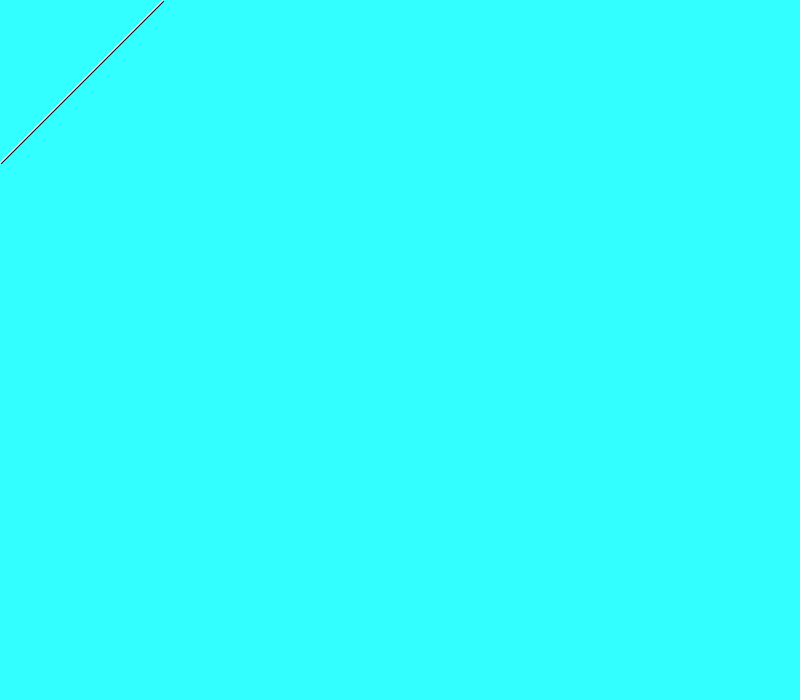
Frame 1 (no input)
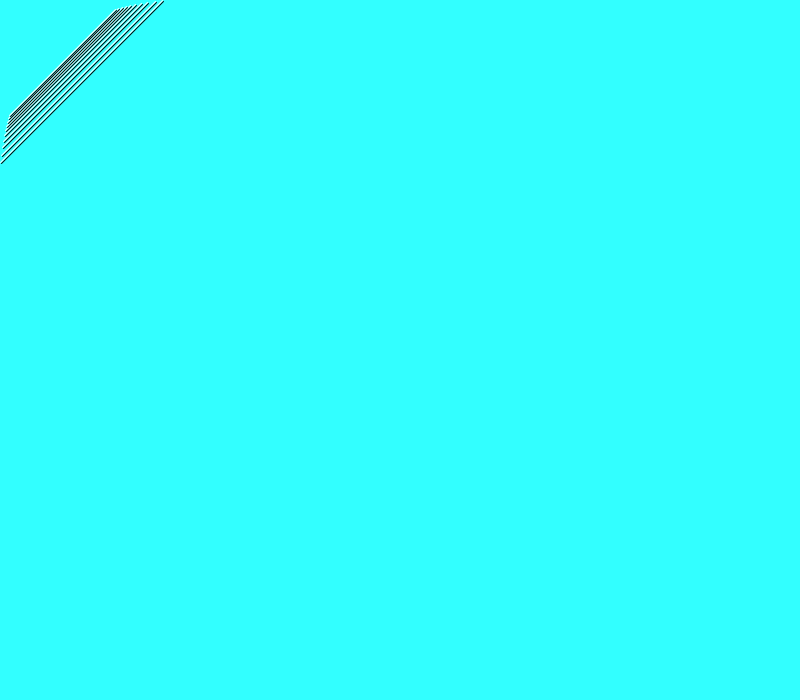
Frame 60 (the mouse pressed at the canvas centre just before this capture)
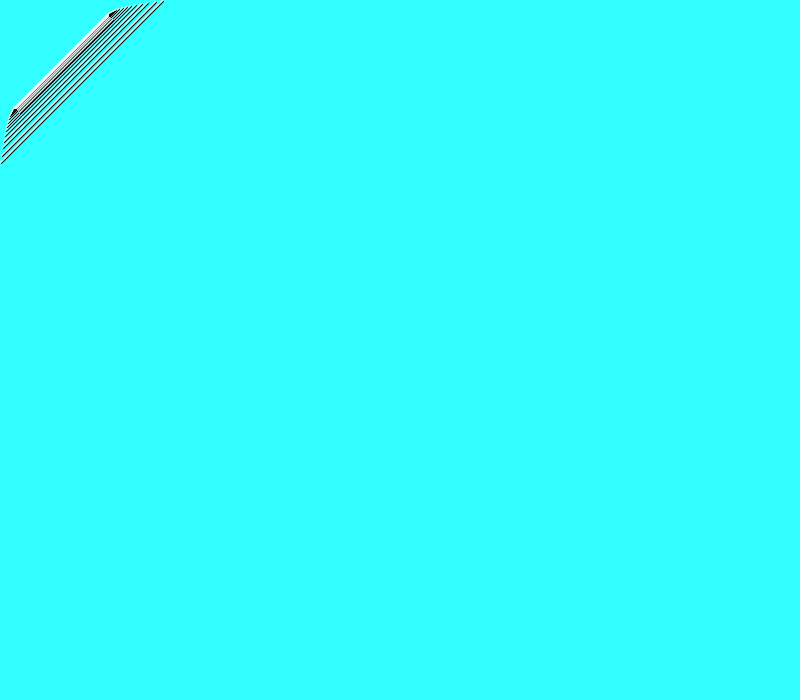
Frame 120 (the mouse held since frame 60 and released just before this capture)

The Processing sketch that drew these frames (run headless with seeded random() and noise(); from frame 60 on, the mouse is pressed at the canvas centre):

// Processing sketch: processing_143332
// ── processing_143332.pde

//Which curve
int mode=0;
int modes=3;
Curve curve;

//possible of intervals
float duration;
int count;
boolean isOn;

//drawing the curve
float x, y;


void setup() {
  size(800, 700);
  reset();
}

void draw() {
  //establish the reset and counter
  if (isOn) fill(242, 150, 30);
  else fill(255);


  if (count>=duration*0.01) {//is this to make sure the duration is always going?
    duration=calc();
    isOn = !isOn;
    count=0;
    display();//WHAT IS THIS FOR??????
  }
  //Start the counter
  count++;
  println("D=" + duration);
  println("Y="+ y);
}

void display() {
  x++;
  y = height-duration;
  fill(255, 0, 0);
  //  background(duration, y, y-duration);
  stroke(2);

  line(x, y, y, x);
  stroke(255);
  line(x-1, y-1, y-1, x-1);
}

float calc() {
  return map(curve.run(), 0, height, 0, width);
}


void reset() {
  background(50, 255, 255);
  x = 0;

  float t, speed, scale;

  switch(mode) {
  case 0: //COLON HERE!!
    t = 0;
    speed = 0.1; 
    scale = 80;   
    curve = new Bounce(t, speed, scale);
    break;

  case 1:
    t = 0;
    speed = 0.01; // rate of ascent (pacing)
    scale = 10; // how soon curve ascends (timing)
    curve = new Airplane(t, speed, scale);
    break;
  case 2:
    t = 0;
    speed = 0.002; // how long it takes to get to spike - the smaller the number, the longer it takes
    scale = 200; // sharpness of spike
    curve = new RocketShip(t, speed, scale);
    break;
  }


  //  println("MODE: " + curve.getClass());
}

void keyPressed() {
  switch(keyCode) {
  case RIGHT:
    mode++;
    break; 
  case LEFT:
    mode--;
    break;
  }

  if (mode >= modes || mode < 0) {
    mode = (modes + mode%modes)%modes;
  }

  reset();
}

class Curve {
  float t, speed, scale;

  Curve( float _t, float _speed, float _scale ) {
    t = _t;
    speed = _speed;
    scale = _scale;
  }

  Curve() { 
  }

  float run() {
    return 0;
  }
}

class Linear extends Curve { 
  Linear(float t, float speed, float scale) {
    super(t, speed, scale);
  }
  float run() {
    t+=speed;
    return t*scale;
  }
}

class Airplane extends Curve {
  Airplane(float t, float speed, float scale) {
    super(t, speed, scale);
  }

  float run() {
    t += speed;
    return pow(scale, t);
  }
}

class RocketShip extends Curve {
  RocketShip(float t, float speed, float scale) {
    super(t, speed, scale);
  }

  float run() {
    t += speed;
    return pow(t, scale);
  }
}

class Logarithmic extends Curve {
  Logarithmic(float t, float speed, float scale) {
    super(t, speed, scale);
  }
  float run() {
    t+=speed;
    return log(t)*scale;
  }
}

class Sigmoid extends Curve {
  Sigmoid(float t, float speed, float scale) {
    super(t, speed, scale);
  }
  float run() {
    t += speed;
    return height/(1+exp(-t));
  }
}

class Bounce extends Curve {
  float a;
  Bounce(float t, float speed, float scale) {
    super(t, speed, scale);
    a = scale*4;
  }
  float run() {
    t+=speed;
    float n = sin(t)*a + a;
    return log(n)*(scale);
  }
}
